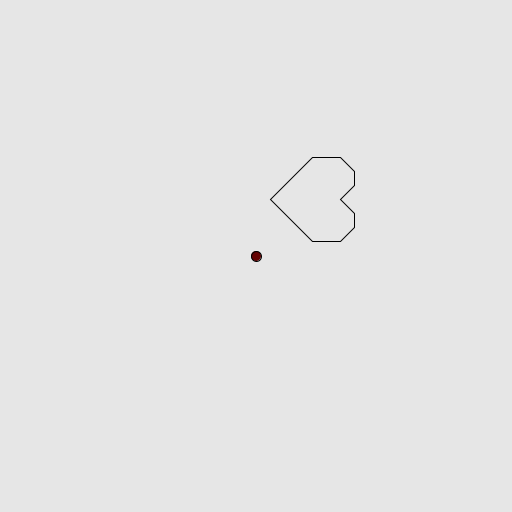
Frame 1 (no input)
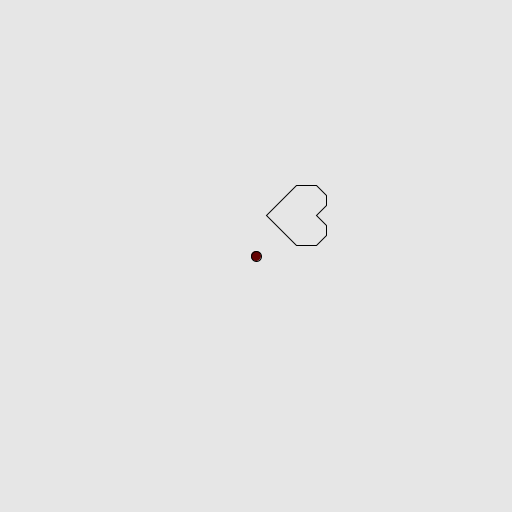
Frame 60 (the mouse pressed at the canvas centre just before this capture)
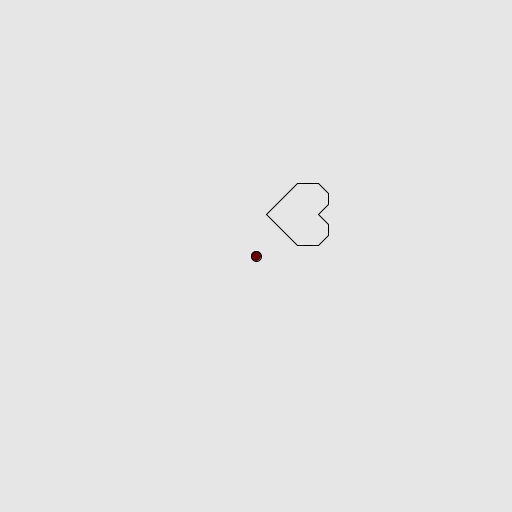
Frame 120 (the mouse held since frame 60 and released just before this capture)

The Processing sketch that drew these frames (run headless with seeded random() and noise(); from frame 60 on, the mouse is pressed at the canvas centre):

// Processing sketch: sketch_02_corazon
// ── sketch_02_corazon.pde
Corazon corazon;

void setup () {
  size (512, 512);
}

void draw () {
  float t = millis()/1000.0f;
  background(230);
  translate(256, 256);
  corazon = new Corazon();
  corazon.LocalRotate(radians(90));
  corazon.Scale(2);
  corazon.Scale(1 + .5*cos(2*PI*5*t));
  corazon.Draw();
}

// ── Corazon.pde
class Corazon {
  ArrayList<PVector> points;
  PVector center;
  Corazon () {
    points = new ArrayList<PVector>();
    points.add(new PVector(40,10));
    points.add(new PVector(70,40));
    points.add(new PVector(70,60));
    points.add(new PVector(60,70));
    points.add(new PVector(50,70));
    points.add(new PVector(40,60));
    points.add(new PVector(30,70));
    points.add(new PVector(20,70));
    points.add(new PVector(10,60));
    points.add(new PVector(10,40));
    center = new PVector (0, 0);
  }

  void Draw () {
    line(0,0, center.x, center.y);
    noFill();
    beginShape ();
      for (PVector p : points) {
        vertex(center.x + p.x, center.y + p.y);
      }
    endShape (CLOSE);
    fill(100, 0, 0);
    circle(center.x, center.y, 10);
  }
  
  void Translate (float dx, float dy) {
     center.add(dx, dy);
  }
  
  void Rotate (float theta) {
    float x, y;
    x = center.x * cos(theta) + center.y * sin (theta);
    y = -center.x * sin(theta) + center.y * cos (theta);
    center.set(x, y);
  }
  
  void LocalRotate(float theta) {
    float [][] RM2 = RotationM2D(theta);
    for (PVector p : points) {
      PVector np = Mult2DMV(RM2, p);
      p.set(np);
    }
  }
  
  float [][] RotationM2D(float theta) {
    float [][] RM2 = {{ cos (theta), sin (theta)}, 
                     {-sin (theta), cos (theta)}};
    return RM2;                 
  }
  
  PVector Mult2DMV(float [][] M, PVector v) {
    float x, y;
    x = M[0][0] * v.x + M[0][1] * v.y;
    y = M[1][0] * v.x + M[1][1] * v.y;
    return new PVector(x, y);
  } 
  
  void Scale (float alpha) {
    for (PVector p : points) {
      PVector np = new PVector (alpha * p.x, alpha * p.y);
      p.set(np);
    }
  }
}
